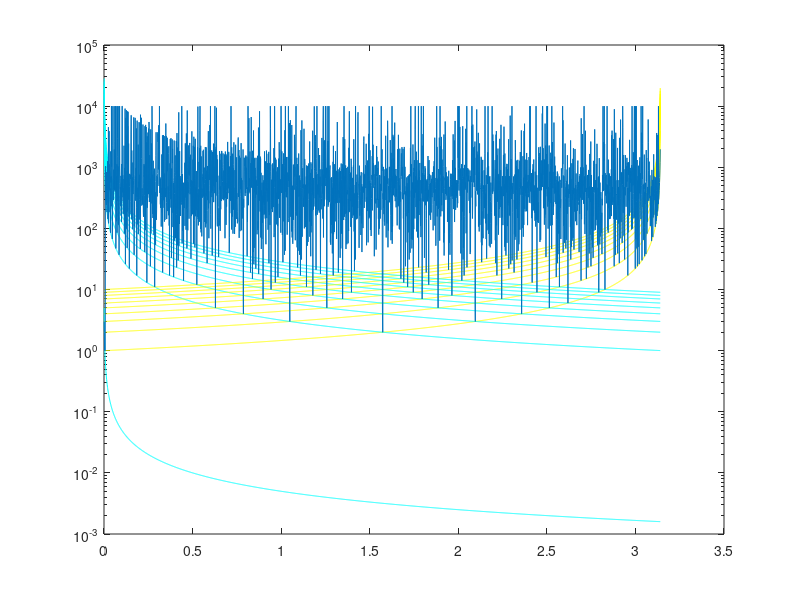

This chart was generated by the following MATLAB code: (Note: this script raises an error after producing the figure.)
index = 1;
delta = 0.01;
phi = 0.001:0.001:pi - 0.001;
theta_0 = 0.01:0.01:2 * pi - 0.001;

for thetaPoint = theta_0
    res = [];

    for phiPoint = phi
        x = 0;
        reflectionAngle = 0;

        while (reflectionAngle > thetaPoint + delta / 2 || reflectionAngle < thetaPoint - delta / 2) && x < 10000
            reflectionAngle = mod((reflectionAngle + 2 * phiPoint), 2 * pi);
            x = x + 1;
        end

        res = [res, x];
    end

    for i = 0:1:9
        semilogy(phi, (thetaPoint - 2 * (i + 1) * pi) ./ (2 * phi - 2 * pi), 'y')
        hold on;
        semilogy(phi, (thetaPoint + 2 * i * pi) ./ (2 * phi), 'c')
        hold on;
    end

    semilogy(phi, res, 'color', [0 0.4470 0.7410])
    hold off;
    title("\theta_0=" + round(thetaPoint, 2));
    xlabel("\phi")
    ylabel("x")
    axis([0 pi 1 10000])
    saveas(gcf, "ExperimentResultOfMatlab/x-phi-spec/" + index + '.jpg')
    index = index + 1;

end
